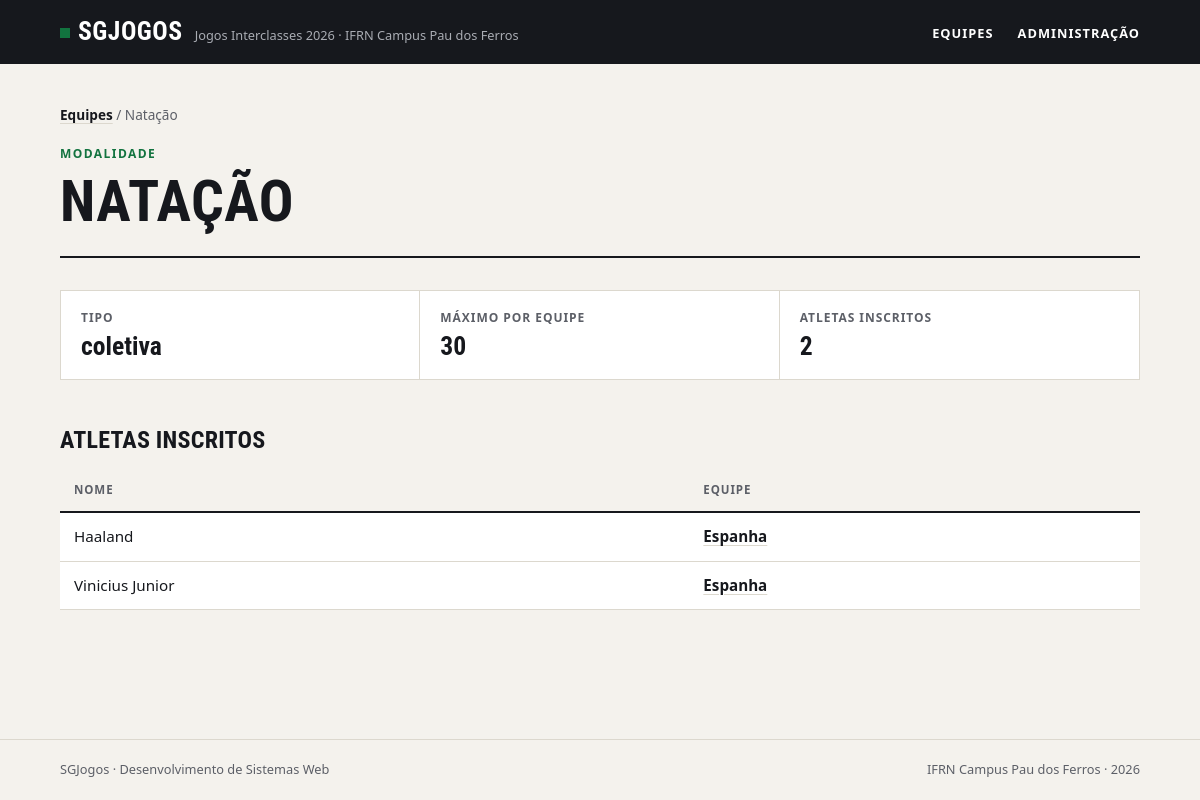
Screenshot of /modalidades/3/ with the database file from the repository.
### jogos/models.py (models this page shows)
class Modalidade(models.Model):
    TIPOS = {
        "individual": "Individual",
        "coletiva": "Coletiva"
    }
    nome = models.CharField(max_length=50, unique=True)
    tipo = models.CharField(blank=False, choices=TIPOS)
    max_atletas = models.PositiveIntegerField()
    def __str__(self):
        return self.nome
    class Meta:
        ordering = ["nome"]
        verbose_name = "modalidade"
        verbose_name_plural = "modalidades"

class Atleta(models.Model):
    nome = models.CharField(max_length=50)
    matricula = models.CharField(max_length=50, unique=True)
    data_nascimento = models.DateField()
    equipe = models.ForeignKey("Equipe", related_name="atletas", null=True, blank=True, on_delete=models.PROTECT)
    modalidades = models.ManyToManyField("Modalidade", related_name="atletas", blank=True)
    def __str__(self):
            return self.nome
    class Meta:
        ordering = ["nome"]
        verbose_name = "atleta"
        verbose_name_plural = "atletas"

class Equipe(models.Model):
    nome = models.CharField(max_length=50, unique=True)
    curso = models.CharField(max_length=50, unique=True)
    cor = models.CharField(max_length=7)
    criada_em = models.DateTimeField(auto_now_add=True)
    def __str__(self):
        return self.nome
    class Meta:
        ordering = ["nome"]
        verbose_name = "equipe"
        verbose_name_plural = "equipes"

### jogos/views.py (the view)
# urls.py: path('modalidades/<int:id>/', views.modalidade, name="modalidade"),
def modalidade(request, id):
    context = {
        "modalidade": get_object_or_404(Modalidade, pk=id)
    }
    return render(request, "modalidade.html", context)

### jogos/templates/modalidade.html (shortened to what this page needs)
{% load static %}
<!DOCTYPE html>
<html lang="pt-br">
<head>
    <link rel="stylesheet" href="{% static 'jogos/style.css' %}">
</head>
<body>
    <header class="cabecalho">
        <div class="conteudo">
            <a class="marca" href="{% url 'index' %}">
                <strong>SGJogos</strong>
                <span>Jogos Interclasses 2026 · IFRN Campus Pau dos Ferros</span>
            </a>
            <nav class="menu">
                <ul>
                    <li><a href="{% url 'index' %}">Equipes</a></li>
                    <li><a href="/admin">Administração</a></li>
                </ul>
            </nav>
        </div>
    </header>
    <main class="conteudo">
        <nav class="trilha"><a href="{% url 'index' %}">Equipes</a> / {{modalidade}}</nav>
        <header class="topo">
            <span class="sobretitulo">Modalidade</span>
            <h1>{{modalidade}}</h1>
        </header>
        <dl class="numeros">
            <div>
                <dt>Tipo</dt>
                <dd>{{modalidade.tipo}}</dd>
            </div>
            <div>
                <dt>Máximo por equipe</dt>
                <dd>{{modalidade.max_atletas}}</dd>
            </div>
            <div>
                <dt>Atletas inscritos</dt>
                <dd>{{modalidade.atletas.count}}</dd>
            </div>
        </dl>
        <h2>Atletas inscritos</h2>
        <div class="tabela">
            <table>
                <thead>
                    <tr>
                        <th>Nome</th>
                        <th>Equipe</th>
                    </tr>
                </thead>
                <tbody>
                    {% for atleta in modalidade.atletas.all %}
                    <tr>
                        <td>{{atleta}}</td>
                        <td><a href="{% url 'equipe' atleta.equipe.id %}">{{atleta.equipe}}</a></td>
                    </tr>
                    {% empty %}
                        <tr><td class="vazio" colspan="2">Nenhum atleta inscrito nesta modalidade.</td></tr>
                    {% endfor %}
                </tbody>
            </table>
        </div>
    </main>
    <footer class="rodape">
        <div class="conteudo">
            <p>SGJogos · Desenvolvimento de Sistemas Web</p>
            <p>IFRN Campus Pau dos Ferros · 2026</p>
        </div>
    </footer>
</body>
</html>

### jogos/static/jogos/style.css (style rules this page uses)
:root { --papel: #f4f2ed; --branco: #ffffff; --tinta: #16181d; --tinta-suave: #5c5f67; --linha: #dcd8ce; --verde: #12733f; --verde-claro: #e2efe6; --fonte-texto: system-ui, -apple-system, "Segoe UI", Roboto, Ubuntu, "Helvetica Neue", Arial, sans-serif; --fonte-titulo: "Bahnschrift SemiCondensed", "Bahnschrift", "Avenir Next Condensed", "Roboto Condensed", "Ubuntu Condensed", "Arial Narrow", var(--fonte-texto); }
*, *::before, *::after { box-sizing: border-box; }
* { margin: 0; padding: 0; }
body { min-height: 100vh; display: flex; flex-direction: column; background: var(--papel); color: var(--tinta); font-family: var(--fonte-texto); font-size: 1rem; line-height: 1.55; -webkit-font-smoothing: antialiased; }
a { color: inherit; }
ul { list-style: none; }
h1, h2, h3 { font-family: var(--fonte-titulo); font-stretch: condensed; font-weight: 700; line-height: 1.05; text-transform: uppercase; letter-spacing: 0.01em; }
.conteudo { width: 100%; max-width: 1120px; margin: 0 auto; padding: 0 20px; }
.cabecalho { background: var(--tinta); color: var(--branco); }
.cabecalho .conteudo { display: flex; align-items: center; justify-content: space-between; gap: 16px; min-height: 64px; }
.marca { display: flex; align-items: baseline; gap: 12px; text-decoration: none; }
.marca strong { font-family: var(--fonte-titulo); font-stretch: condensed; font-size: 1.6rem; letter-spacing: 0.02em; text-transform: uppercase; }
.marca strong::before { content: ""; display: inline-block; width: 10px; height: 10px; margin-right: 8px; background: var(--verde); transform: translateY(-2px); }
.marca span { color: #a9acb3; font-size: 0.8rem; }
.menu ul { display: flex; gap: 24px; }
.menu a { font-size: 0.8rem; font-weight: 600; letter-spacing: 0.08em; text-transform: uppercase; text-decoration: none; padding: 6px 0; border-bottom: 2px solid transparent; }
main.conteudo { flex: 1; padding-top: 40px; padding-bottom: 64px; }
.topo { padding-bottom: 24px; margin-bottom: 32px; border-bottom: 2px solid var(--tinta); }
.sobretitulo { display: block; margin-bottom: 8px; color: var(--verde); font-size: 0.75rem; font-weight: 700; letter-spacing: 0.12em; text-transform: uppercase; }
h1 { font-size: clamp(2.2rem, 6vw, 3.6rem); }
h2 { margin: 48px 0 16px; font-size: 1.5rem; }
.trilha { margin-bottom: 20px; color: var(--tinta-suave); font-size: 0.85rem; }
.trilha a { color: var(--tinta); font-weight: 600; text-decoration-color: var(--linha); text-underline-offset: 3px; }
.numeros { display: grid; grid-template-columns: repeat(auto-fit, minmax(180px, 1fr)); border: 1px solid var(--linha); background: var(--branco); }
.numeros div { padding: 18px 20px; border-right: 1px solid var(--linha); }
.numeros div:last-child { border-right: none; }
.numeros dt { color: var(--tinta-suave); font-size: 0.75rem; font-weight: 700; letter-spacing: 0.08em; text-transform: uppercase; }
.numeros dd { margin-top: 4px; font-family: var(--fonte-titulo); font-stretch: condensed; font-size: 1.6rem; font-weight: 700; line-height: 1.15; font-variant-numeric: tabular-nums; overflow-wrap: anywhere; }
.tabela { overflow-x: auto; }
table { width: 100%; border-collapse: collapse; background: var(--branco); font-size: 0.95rem; font-variant-numeric: tabular-nums; }
th, td { padding: 12px 14px; border-bottom: 1px solid var(--linha); text-align: left; vertical-align: top; }
th { border-bottom: 2px solid var(--tinta); background: var(--papel); color: var(--tinta-suave); font-size: 0.72rem; font-weight: 700; letter-spacing: 0.08em; text-transform: uppercase; }
td a { font-weight: 600; text-decoration-color: var(--linha); text-underline-offset: 3px; }
.rodape { border-top: 1px solid var(--linha); color: var(--tinta-suave); font-size: 0.8rem; }
.rodape .conteudo { display: flex; flex-wrap: wrap; justify-content: space-between; gap: 8px; padding-top: 20px; padding-bottom: 20px; }

### rows the page displays
Modalidade: nome "Natação", nome "NATAÇÃO", tipo "coletiva", max_atletas "30", atletas.count "2"
Atleta: nome "Haaland", equipe "Espanha"
Atleta: nome "Vinicius Junior", equipe "Espanha"
